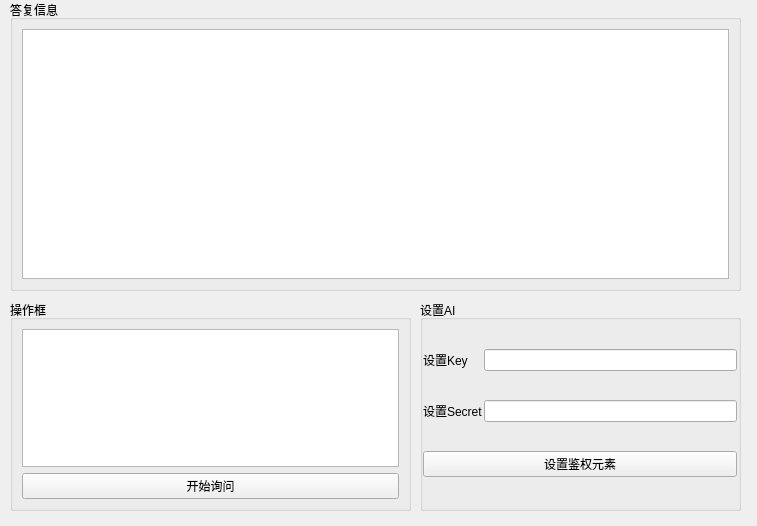
<?xml version="1.0" encoding="UTF-8"?>
<ui version="4.0">
 <class>MainWindow</class>
 <widget class="QMainWindow" name="MainWindow">
  <property name="geometry">
   <rect>
    <x>0</x>
    <y>0</y>
    <width>757</width>
    <height>526</height>
   </rect>
  </property>
  <property name="windowTitle">
   <string>GPTDemo                   作者:WildPointer</string>
  </property>
  <widget class="QWidget" name="centralwidget">
   <widget class="QGroupBox" name="groupBox">
    <property name="geometry">
     <rect>
      <x>10</x>
      <y>0</y>
      <width>731</width>
      <height>291</height>
     </rect>
    </property>
    <property name="title">
     <string>答复信息</string>
    </property>
    <layout class="QVBoxLayout" name="verticalLayout">
     <item>
      <widget class="QTextEdit" name="reply_Text"/>
     </item>
    </layout>
   </widget>
   <widget class="QGroupBox" name="groupBox_2">
    <property name="geometry">
     <rect>
      <x>10</x>
      <y>300</y>
      <width>401</width>
      <height>211</height>
     </rect>
    </property>
    <property name="title">
     <string>操作框</string>
    </property>
    <layout class="QVBoxLayout" name="verticalLayout_2">
     <item>
      <widget class="QTextEdit" name="question_Text"/>
     </item>
     <item>
      <widget class="QPushButton" name="enquire_Btn">
       <property name="text">
        <string>开始询问</string>
       </property>
      </widget>
     </item>
    </layout>
   </widget>
   <widget class="QGroupBox" name="groupBox_3">
    <property name="geometry">
     <rect>
      <x>420</x>
      <y>300</y>
      <width>321</width>
      <height>211</height>
     </rect>
    </property>
    <property name="title">
     <string>设置AI</string>
    </property>
    <layout class="QGridLayout" name="gridLayout">
     <property name="leftMargin">
      <number>0</number>
     </property>
     <property name="topMargin">
      <number>1</number>
     </property>
     <property name="rightMargin">
      <number>1</number>
     </property>
     <property name="bottomMargin">
      <number>1</number>
     </property>
     <property name="spacing">
      <number>1</number>
     </property>
     <item row="0" column="1">
      <widget class="QLineEdit" name="key_Text"/>
     </item>
     <item row="3" column="1">
      <widget class="QLineEdit" name="secret_Text"/>
     </item>
     <item row="0" column="0">
      <widget class="QLabel" name="label">
       <property name="text">
        <string>设置Key</string>
       </property>
      </widget>
     </item>
     <item row="3" column="0">
      <widget class="QLabel" name="label_2">
       <property name="text">
        <string>设置Secret</string>
       </property>
      </widget>
     </item>
     <item row="4" column="0" colspan="2">
      <widget class="QPushButton" name="set_API">
       <property name="text">
        <string>设置鉴权元素</string>
       </property>
      </widget>
     </item>
    </layout>
   </widget>
  </widget>
 </widget>
 <resources/>
 <connections/>
</ui>
